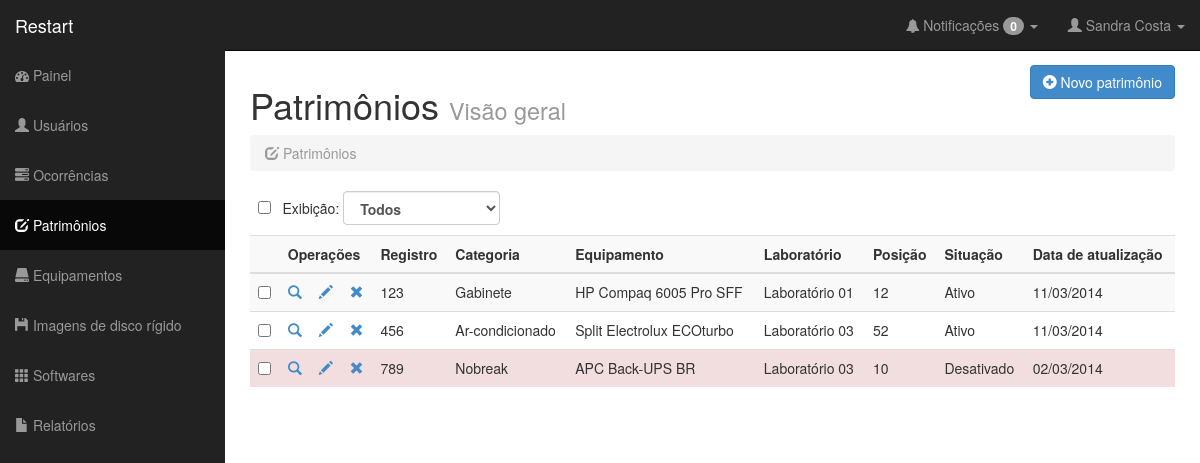
Page /patrimonios.php (signed in) on the committed database.
### tables this page shows
CREATE TABLE IF NOT EXISTS `Patrimonio` (
  `num_patrimonio` VARCHAR(45) NOT NULL,
  `num_posicionamento` SMALLINT NOT NULL,
  `situacao` SMALLINT NOT NULL,
  `data_cadastro` TIMESTAMP NOT NULL,
  `data_atualizacao` TIMESTAMP NULL,
  `Laboratorio_id` INT NOT NULL,
  `Categoria_id` INT NOT NULL,
  `Equipamento_id` INT NOT NULL,
  PRIMARY KEY (`num_patrimonio`),
  INDEX `fk_Patrimonio_Laboratorio1_idx` (`Laboratorio_id` ASC),
  INDEX `fk_Patrimonio_Categoria1_idx` (`Categoria_id` ASC),
  INDEX `fk_Patrimonio_Equipamento1_idx` (`Equipamento_id` ASC),
  CONSTRAINT `fk_Patrimonio_Laboratorio1`
    FOREIGN KEY (`Laboratorio_id`)
    REFERENCES `Laboratorio` (`id`)
    ON DELETE NO ACTION
    ON UPDATE NO ACTION,
  CONSTRAINT `fk_Patrimonio_Categoria1`
    FOREIGN KEY (`Categoria_id`)
    REFERENCES `Categoria` (`id`)
    ON DELETE NO ACTION
    ON UPDATE NO ACTION,
  CONSTRAINT `fk_Patrimonio_Equipamento1`
    FOREIGN KEY (`Equipamento_id`)
    REFERENCES `Equipamento` (`id`)
    ON DELETE NO ACTION
    ON UPDATE NO ACTION);

CREATE TABLE IF NOT EXISTS `Categoria` (
  `id` INT NOT NULL AUTO_INCREMENT,
  `nome` VARCHAR(45) NOT NULL,
  PRIMARY KEY (`id`));

CREATE TABLE IF NOT EXISTS `Equipamento` (
  `id` INT NOT NULL AUTO_INCREMENT,
  `modelo` VARCHAR(45) NOT NULL,
  `modelo_processador` VARCHAR(45) NULL,
  `capacidade_ram` VARCHAR(20) NULL,
  `capacidade_hd` VARCHAR(20) NULL,
  `vencimento_garantia` TIMESTAMP NOT NULL,
  `Imagem_HD_id` INT NULL,
  `Categoria_id` INT NOT NULL,
  PRIMARY KEY (`id`),
  INDEX `fk_Configuracao_Imagem_HD1_idx` (`Imagem_HD_id` ASC),
  INDEX `fk_Equipamento_Categoria1_idx` (`Categoria_id` ASC),
  CONSTRAINT `fk_Configuracao_Imagem_HD1`
    FOREIGN KEY (`Imagem_HD_id`)
    REFERENCES `Imagem_HD` (`id`)
    ON DELETE NO ACTION
    ON UPDATE NO ACTION,
  CONSTRAINT `fk_Equipamento_Categoria1`
    FOREIGN KEY (`Categoria_id`)
    REFERENCES `Categoria` (`id`)
    ON DELETE NO ACTION
    ON UPDATE NO ACTION);

CREATE TABLE IF NOT EXISTS `Laboratorio` (
  `id` INT NOT NULL AUTO_INCREMENT,
  `nome` VARCHAR(14) NOT NULL,
  PRIMARY KEY (`id`));

### classes/db.class.php (called while the page is built)
<?php
	class DB{
		var $serverDB	= 'localhost';
		var $tabelaDB	= 'restart';
		var $userDB		= 'root';
		var $senhaDB	= '';
		function conectaDB(){
			$db = new mysqli($this->serverDB, $this->userDB, $this->senhaDB, $this->tabelaDB);
			if ($db->connect_errno) {
				return false;
				die($db->connect_error);
			}
			else {
				$db->set_charset("utf8");
				return $db;
			}
		}
	}
?>

### classes/usuario.class.php (called while the page is built, shortened)
<?php
require_once 'db.class.php';
class Usuario extends DB {
	private $db;
	public function __construct(){
		$this->db = parent::conectaDB();
	}
	public function carregarSessao($matricula) {
		if ($matricula = $this->db->query("SELECT * FROM usuario WHERE matricula = '$matricula'")) {
					$dados = array();
					while ($info = $matricula->fetch_assoc()) {
						$dados['nome']	= $info['nome'];
						$dados['sobrenome']	= $info['sobrenome'];
						$dados['senha']	= $info['senha'];
						$dados['matricula']	= $info['matricula'];
						$dados['tipo_usuario']	= $info['tipo_usuario'];
						$dados['data_cadastro']	= $info['data_cadastro'];
						$dados['data_atualizacao']	= $info['data_atualizacao'];
					}
					$_SESSION['matricula']		= $dados['matricula'];
					$_SESSION['nome']	= $dados['nome'];
					$_SESSION['sobrenome']	= $dados['sobrenome'];
					$_SESSION['tipo_usuario']	= $dados['tipo_usuario'];
				}
	}
}

### classes/ocorrencia.class.php (called while the page is built, shortened)
<?php
require_once 'db.class.php';
class Ocorrencia extends DB {
	private $db;
	public function __construct(){
		$this->db = parent::conectaDB();
	}
	public function notificarOcorrencias($filtro, $matricula, $tipo) {
		$sql = "SELECT count(id) AS count, o.*, u.`tipo_usuario` AS tipoUser, u.`nome` AS nome, u.`sobrenome` AS sobrenome, p.`Laboratorio_id` AS laboratorio, p.`num_posicionamento` AS num_posicionamento, p.`Categoria_id` AS tipo FROM `ocorrencia` AS o INNER JOIN `usuario` AS u ON o.`Usuario_matricula` = u.`matricula` INNER JOIN `patrimonio` AS p ON o.`Patrimonio_num_patrimonio` = p.`num_patrimonio`";
		if ($tipo == 1){
			if ($filtro == 0) {
				$result	= $this->db->query($sql."WHERE ( ((o.`Usuario_matricula` = $matricula) and (o.`estado_servico` = 2)) OR ((o.`Usuario_matricula` != $matricula) and ((o.`estado_servico` = 1) OR (o.`estado_servico` = 4))))");
			} elseif ($filtro == 3) {
				$result	= $this->db->query($sql."WHERE (o.`estado_servico` = 3)");
			} elseif ($filtro == 4) {
				$result	= $this->db->query($sql."WHERE (o.`estado_servico` = 4)");
			} elseif ($filtro == 1) {
				$result	= $this->db->query($sql."WHERE (o.`estado_servico` = 1)");
			}
		}
		if ($result) {
			if ($result->num_rows) {
				$rows				= $result->fetch_all(MYSQLI_ASSOC);
				$count				= $this->db->query("SELECT COUNT(id) FROM ocorrencia");
				return $rows;
			}
			else return 'Nenhuma ocorrência foi encontrada.';
		}
		else return ($this->db->error);
	}
}

### classes/patrimonio.class.php (called while the page is built, shortened)
<?php
require_once 'db.class.php';
class Patrimonio extends DB {
	private $db;
	public function __construct(){
		$this->db = parent::conectaDB();
	}
	public function listarPatrimonios($filtro) {
		$sql = "SELECT p.*, c.`nome` AS nome_categoria, l.`nome` AS nome_laboratorio, e.`modelo` AS modelo_equipamento FROM patrimonio AS p INNER JOIN `categoria` AS c ON p.`Categoria_id` = c.`id` INNER JOIN `equipamento` AS e ON p.`Equipamento_id` = e.`id` INNER JOIN `laboratorio` AS l ON p.`Laboratorio_id` = l.`id`";
		if ($filtro != 0 ){
			$result = $this->db->query($sql." WHERE p.`Categoria_id` = '".$filtro."' ORDER BY 'num_patrimonio' DESC ");
		} else {
			$result	= $this->db->query($sql." ORDER BY 'num_patrimonio' DESC ");
		}
		if ($result) {
			if ($result->num_rows) {
				$rows				= $result->fetch_all(MYSQLI_ASSOC);
				return $rows;
			}
			else return 'Nenhum patrimônio foi encontrado.';
		}
		else return ($this->db->error);
	}
}

### patrimonios.php (the view, shortened to what this page needs)
<?php
include 'classes/usuario.class.php';
include 'classes/log.class.php';
include 'classes/ocorrencia.class.php';
include 'classes/patrimonio.class.php';
$pageTitle  = "Patrimônios &middot; Visão Geral";
  include 'nucleo/cabecario.php';
  include("nucleo/barraLateral.php");
  if (isset($_POST['filtro'])){
      $filtro = $_POST['filtro'];
  } else {
    $filtro = 0;
  }
?>
<div id="page-wrapper">
  <div class="row">
    <div class="col-lg-6">
      <h1>Patrimônios <small>Visão geral</small></h1>
    </div>
    <div class="col-lg-6" align="right">
      <a href="cadPatrimonio.php"><button type="button" class="btn btn-primary"><i class="glyphicon glyphicon-plus-sign"></i> Novo patrimônio</button></a>
    </div>
  </div>
  <div class="row">
    <div class="col-lg-12">
      <ol class="breadcrumb">
        <li class="active"><i class="glyphicon glyphicon-edit"></i> Patrimônios</li>
      </ol>
    </div>
  </div>
  <div class="row">
    <div class="col-lg-12">
      <table>
        <tr>
          <td>
            &nbsp;&nbsp;<input type='checkbox' id="toggle" onClick="toggle(this)">&nbsp;&nbsp;&nbsp;Exibição:&nbsp;
          </td>
          <td>
            <form role="form" action="patrimonios.php" method="POST">
            <select style="font-weight:bold" id="filtro" name="filtro" class="form-control" onchange="this.form.submit()">
              <option <?php if ($filtro == 0 ){echo "selected";}?> value="0">Todos</option>
            </select>
          </form>
          </td>
          <td>
          </td>
        </tr>
      </table>
      <div class="table-responsive">
        <table id="" class="table table-striped table-hover">
          <p>
            <tr>
              <th></th>
              <th colspan="3">Operações</th>
              <th>Registro</th>
              <th>Categoria</th>
              <th>Equipamento</th>
              <th>Laboratório</th>
              <th>Posição</th>
              <th>Situação</th>
              <th>Data de atualização</th>
            </tr>
            <tbody>
              <?php
                $listaPatrimonio    = new Patrimonio;
                $result     = $listaPatrimonio->listarPatrimonios($filtro);
                if (is_array($result)) {
                  foreach ($result as $row) {
                    if ($row['situacao'] == '1'){
                      $situacao = "Ativo";
                    } if ( $row['situacao'] == '2'){
                      $situacao = "Desativado";
                    }
                    if($row['situacao'] == 2){echo "<tr id='fooTr'class='danger'>";} else echo "<tr id='fooTr'>";
                      echo "
                        <td ><input type='checkbox'   name='foo[]' id='foo[]' value='".$row['num_patrimonio']."'></td>
                        <td>
                          <a title='Ver patrimônio' href='verPatrimonio.php?p=".$row['num_patrimonio']."'>
                            <i class='glyphicon glyphicon-search'></i>
                          </a>
                        </td>
                        <td>
                          <a title='Editar patrimônio'  href='alterarPatrimonio.php?p=".$row['num_patrimonio']."'>
                            <i class='glyphicon glyphicon-pencil'></i>
                          </a>
                        </td>
                        <td>
                          <a title='Excluir patrimônio' data-toggle='modal' data-id='".$row['num_patrimonio']."' href='#modal_excPatrimonioSimples' class='abre-excluirModal'>
                            <i class='glyphicon glyphicon-remove'></i>
                          </a>
                        </td>
                        <td>" . $row['num_patrimonio'] . "</td>
                        <td>" . $row['nome_categoria'] . "</td>
                        <td>" . $row['modelo_equipamento'] . "</td>
                        <td>" . $row['nome_laboratorio'] . "</td>
                        <td>" . $row['num_posicionamento'] . "</td>
                        <td>" . $situacao . "</td>
                        <td>"; if ($row['data_atualizacao']===null){echo date('d/m/Y', strtotime($row['data_cadastro']));} else {echo date('d/m/Y', strtotime($row['data_atualizacao']));} echo "</td>
                      </tr>";
                  }
                } else echo
                  " <tr>
                      <td></td>
                      <td>". $result."</td>
                      <td></td>
                      <td></td>
                      <td></td>
                      <td></td>
                      <td></td>
                      <td></td>
                    </tr>";
            ?>
          </tbody>
        </table>
      </div>
    </div>
  </div>
      </div>
    </div>
  </body>
</html>

### nucleo/cabecario.php (shortened to what this page needs)
<!DOCTYPE html>
<html lang="PT-BR">
	<head>
		<link href="css/bootstrap.css" rel="stylesheet">
    	<link href="css/sb-admin.css" rel="stylesheet">
    	<link rel="stylesheet" href="font-awesome/css/font-awesome.min.css">
    	<link rel="stylesheet" href="http://cdn.oesmith.co.uk/morris-0.4.3.min.css">
    	<link href="css/sb-admin.css" rel="stylesheet">
        <link href="css/datepicker.css" rel="stylesheet">
        <link href="css/jasny-bootstrap.css" rel="stylesheet">
	</head>
    <body>
  <div id="wrapper">

### nucleo/barraLateral.php (shortened to what this page needs)
<?php
  $sessao = new Usuario;
  $sessao->carregarSessao($_SESSION['matricula']);
?>
<nav class="navbar navbar-inverse navbar-fixed-top" role="navigation">
        <div class="navbar-header">
          <a class="navbar-brand" href="painel.php">Restart </a>
        </div>
        <div class="collapse navbar-collapse navbar-ex1-collapse">
          <ul class="nav navbar-nav side-nav">
             <li <?php if ($pageTitle == "Restart") echo "class='active'"; ?>><a href="painel.php"><i class="fa fa-dashboard"></i> Painel</a></li>
              <?php
                if ($_SESSION['tipo_usuario'] == 1) {
                  echo ((($pageTitle == "Cadastrar usuário") || ($pageTitle == "Usuários &middot; Visão Geral") || ($pageTitle == "Alterar usuário")) ? "<li class='active'>" : "<li>");
                  echo "<a href='usuarios.php'><i class='glyphicon glyphicon-user'></i> Usuários</a></li>";
                }
              ?>
             <li <?php if (($pageTitle == "Cadastrar ocorrência") || ($pageTitle == "Ocorrências &middot; Visão Geral")) echo "class='active'"; ?>><a href="ocorrencias.php"><i class="glyphicon glyphicon-tasks"></i> Ocorrências</a></li>
             <?php
                if (($_SESSION['tipo_usuario'] == 1) ||($_SESSION['tipo_usuario'] == 2)) {
                 echo ((($pageTitle == "Patrimônios &middot; Visão Geral") || ($pageTitle == "Cadastrar patrimônio")) ? "<li class='active'>" : "<li>");
                  echo "<a href='patrimonios.php'><i class='glyphicon glyphicon-edit'></i> Patrimônios</a></li>";
                }
              ?>
              <?php
                if (($_SESSION['tipo_usuario'] == 1) ||($_SESSION['tipo_usuario'] == 2)) {
                 echo ((($pageTitle == "Equipamentos &middot; Visão Geral") || ($pageTitle == "Cadastrar equipamento") || ($pageTitle == "Cadastrar categoria") || ($pageTitle == "Categorias") || ($pageTitle == "Alterar categoria")) ? "<li class='active'>" : "<li>");
                  echo "<a href='equipamentos.php'><i class='glyphicon glyphicon-hdd'></i> Equipamentos</a></li>";
                }
              ?>
              <?php
                if (($_SESSION['tipo_usuario'] == 1) ||($_SESSION['tipo_usuario'] == 2)) {
                 echo ((($pageTitle == "Imagens de disco rígido") || ($pageTitle == "Cadastrar imagem de disco rígido")) ? "<li class='active'>" : "<li>");
                  echo "<a href='imagens_HD.php'><i class='glyphicon glyphicon-floppy-disk'></i> Imagens de disco rígido</a></li>";
                }
              ?>
              <?php
                if (($_SESSION['tipo_usuario'] == 1) ||($_SESSION['tipo_usuario'] == 2)) {
                 echo ((($pageTitle == "Softwares") || ($pageTitle == "Cadastrar software")) ? "<li class='active'>" : "<li>");
                  echo "<a href='softwares.php'><i class='glyphicon glyphicon-th'></i> Softwares</a></li>";
                }
              ?>
              <?php
                if ($_SESSION['tipo_usuario'] == 1) {
                 echo ((($pageTitle == "Relatórios")) ? "<li class='active'>" : "<li>");
                  echo "<a href='relatorios.php'><i class='glyphicon glyphicon-file'></i> Relatórios</a></li>";
                }
              ?>
          </ul>
          <?php
          $listaOcorrencia    = new Ocorrencia;
          $result     = $listaOcorrencia->notificarOcorrencias(0, $_SESSION['matricula'], $_SESSION['tipo_usuario']);
            if (is_array($result)) {
            foreach ($result as $row) {
              echo "<ul class='nav navbar-nav navbar-right navbar-user'>
              <li class='dropdown messages-dropdown'>
              <a href='#' class='dropdown-toggle' data-toggle='dropdown'><i class='fa fa-bell'></i> Notificações <span class='badge'>".$row['count']."</span> <b class='caret'></b></a>
              <ul class='dropdown-menu'>
           ";
          }
        }
        ?>
              </ul>
            </li>
            <li class='dropdown user-dropdown'>
              <a href='#' class='dropdown-toggle' data-toggle='dropdown'><i class='glyphicon glyphicon-user'></i> <?php echo $_SESSION['nome']." "; if(isset($_SESSION['sobrenome'])){echo $_SESSION['sobrenome'];} ?> <b class='caret'></b></a>
            </li>
          </ul>
        </div>
      </nav>

### css/sb-admin.css (style rules this page uses)
body { margin-top: 50px; }
#wrapper { padding-left: 0; }
#page-wrapper { width: 100%; padding: 5px 15px; }
@media (min-width:768px) { #wrapper { padding-left: 225px; } }
@media (min-width:768px) { #page-wrapper { padding: 15px 25px; } }
@media (min-width:768px) { .side-nav { margin-left: -225px; left: 225px; width: 225px; position: fixed; top: 50px; height: 100%; border-radius: 0; border: none; background-color: #222222; overflow-y: auto; } }
@media (min-width:768px) { .side-nav>li>a { width: 225px; } }
@media (min-width:768px) { .navbar-collapse { padding-left: 15px !important; padding-right: 15px !important; } }

### nucleo/cabecario.php (style rules this page uses)
a:link { text-decoration: none; }

### rows in the picture
patrimonio: num_patrimonio "123", Categoria.nome "Gabinete", Equipamento.modelo "HP Compaq 6005 Pro SFF", Laboratorio.nome "Laboratório 01", num_posicionamento "12", situacao "Ativo", data_atualizacao "11/03/2014"
patrimonio: num_patrimonio "456", Categoria.nome "Ar-condicionado", Equipamento.modelo "Split Electrolux ECOturbo", Laboratorio.nome "Laboratório 03", num_posicionamento "52", situacao "Ativo", data_atualizacao "11/03/2014"
patrimonio: num_patrimonio "789", Categoria.nome "Nobreak", Equipamento.modelo "APC Back-UPS BR", Laboratorio.nome "Laboratório 03", num_posicionamento "10", situacao "Desativado", data_cadastro "02/03/2014"

### other values in the picture
$row['count'] "0"
$_SESSION['nome'] "Sandra"
$_SESSION['sobrenome'] "Costa"
